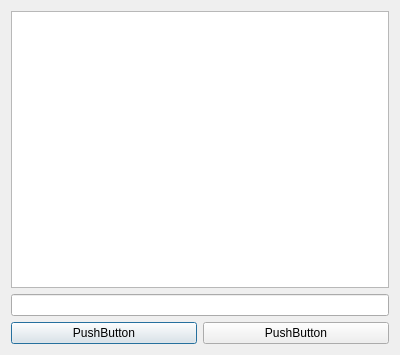
<?xml version="1.0" encoding="UTF-8"?>
<ui version="4.0">
 <class>chatdlg</class>
 <widget class="QDialog" name="chatdlg">
  <property name="geometry">
   <rect>
    <x>0</x>
    <y>0</y>
    <width>400</width>
    <height>355</height>
   </rect>
  </property>
  <property name="windowTitle">
   <string>Chat</string>
  </property>
  <layout class="QVBoxLayout" name="verticalLayout">
   <item>
    <widget class="QPlainTextEdit" name="total_chat_box"/>
   </item>
   <item>
    <widget class="QLineEdit" name="chat_box"/>
   </item>
   <item>
    <layout class="QHBoxLayout" name="horizontalLayout">
     <item>
      <widget class="QPushButton" name="send_pushButton">
       <property name="text">
        <string>PushButton</string>
       </property>
      </widget>
     </item>
     <item>
      <widget class="QPushButton" name="cancel_pushButton">
       <property name="text">
        <string>PushButton</string>
       </property>
      </widget>
     </item>
    </layout>
   </item>
  </layout>
 </widget>
 <resources/>
 <connections/>
</ui>
